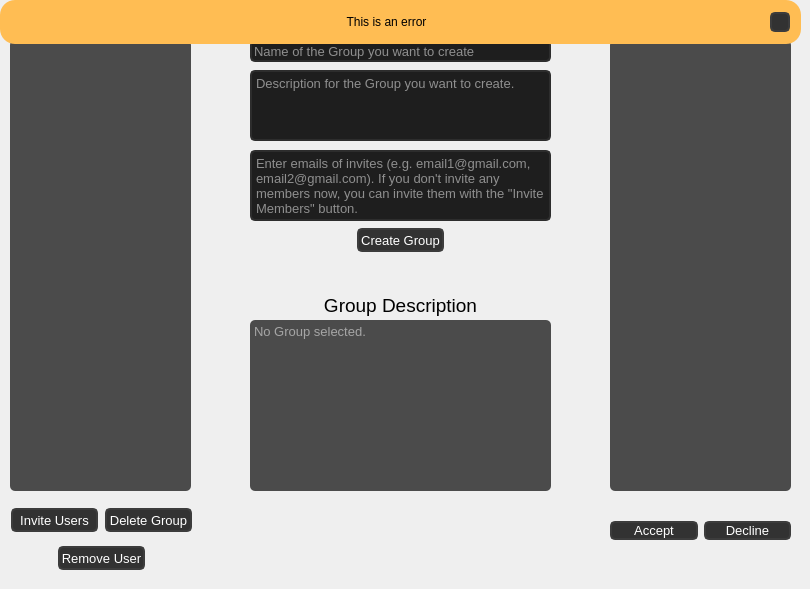
    <widget class="QWidget" name="groups_tab">
     <property name="styleSheet">
      <string notr="true">QWidget#groups_tab{
background-color: rgb(100,100,100);

}</string>
     </property>
     <attribute name="title">
      <string>Groups</string>
     </attribute>
     <widget class="QLineEdit" name="group_name_edit">
      <property name="geometry">
       <rect>
        <x>250</x>
        <y>40</y>
        <width>301</width>
        <height>22</height>
       </rect>
      </property>
      <property name="minimumSize">
       <size>
        <width>301</width>
        <height>22</height>
       </size>
      </property>
      <property name="maximumSize">
       <size>
        <width>301</width>
        <height>22</height>
       </size>
      </property>
      <property name="font">
       <font>
        <pointsize>10</pointsize>
       </font>
      </property>
      <property name="styleSheet">
       <string notr="true">QLineEdit {
	border: 2px solid rgb(45, 45, 45);
	border-radius: 5px;
	background-color: rgb(30, 30, 30);	
	color: rgb(255,255,255);
}
QLineEdit:hover {
	border: 2px solid rgb(55, 55, 55);
}
QLineEdit:focus {
	border: 2px solid rgb(207, 138, 0);	
	color: rgb(255,255,255);
}</string>
      </property>
      <property name="alignment">
       <set>Qt::AlignLeading|Qt::AlignLeft|Qt::AlignVCenter</set>
      </property>
      <property name="placeholderText">
       <string>Name of the Group you want to create</string>
      </property>
     </widget>
     <widget class="QPlainTextEdit" name="group_description_edit">
      <property name="geometry">
       <rect>
        <x>250</x>
        <y>70</y>
        <width>301</width>
        <height>71</height>
       </rect>
      </property>
      <property name="minimumSize">
       <size>
        <width>301</width>
        <height>71</height>
       </size>
      </property>
      <property name="maximumSize">
       <size>
        <width>301</width>
        <height>71</height>
       </size>
      </property>
      <property name="font">
       <font>
        <pointsize>10</pointsize>
       </font>
      </property>
      <property name="styleSheet">
       <string notr="true">QPlainTextEdit {
	border: 2px solid rgb(45, 45, 45);
	border-radius: 5px;
	background-color: rgb(30, 30, 30);	
	color: rgb(255,255,255);
}
QPlainTextEdit:hover {
	border: 2px solid rgb(55, 55, 55);
}
QPlainTextEdit:focus {
	border: 2px solid rgb(207, 138, 0);
	color: rgb(255,255,255);
}</string>
      </property>
      <property name="placeholderText">
       <string>Description for the Group you want to create.</string>
      </property>
     </widget>
     <widget class="QListWidget" name="invites_list">
      <property name="geometry">
       <rect>
        <x>610</x>
        <y>40</y>
        <width>181</width>
        <height>451</height>
       </rect>
      </property>
      <property name="toolTip">
       <string>&lt;html&gt;&lt;head/&gt;&lt;body&gt;&lt;p&gt;&lt;span style=&quot; font-size:10pt;&quot;&gt;Click on an invite, if you want to accept or decline the invitation.&lt;/span&gt;&lt;/p&gt;&lt;/body&gt;&lt;/html&gt;</string>
      </property>
      <property name="styleSheet">
       <string notr="true">QWidget#invites_list{
background-color: rgb(75,75,75);
border-radius:5px;
border:0px;
color:white
}</string>
      </property>
     </widget>
     <widget class="QPlainTextEdit" name="group_description_view">
      <property name="geometry">
       <rect>
        <x>250</x>
        <y>320</y>
        <width>301</width>
        <height>171</height>
       </rect>
      </property>
      <property name="font">
       <font>
        <pointsize>10</pointsize>
       </font>
      </property>
      <property name="styleSheet">
       <string notr="true">QWidget#group_description_view{
background-color: rgb(75,75,75);
border-radius:5px;
border:0px;
color:white
}</string>
      </property>
      <property name="readOnly">
       <bool>true</bool>
      </property>
      <property name="placeholderText">
       <string>No Group selected.</string>
      </property>
     </widget>
     <widget class="QWidget" name="horizontalLayoutWidget_9">
      <property name="geometry">
       <rect>
        <x>610</x>
        <y>490</y>
        <width>181</width>
        <height>81</height>
       </rect>
      </property>
      <layout class="QHBoxLayout" name="horizontalLayout_10">
       <item>
        <widget class="QPushButton" name="accept_invite_button">
         <property name="font">
          <font>
           <pointsize>10</pointsize>
          </font>
         </property>
         <property name="styleSheet">
          <string notr="true">QPushButton {	
	background-color: rgb(50, 50, 50);
	border: 2px solid rgb(60, 60, 60);
	border-radius: 5px;
	color:white
}
QPushButton:hover {	
	background-color: rgb(60, 60, 60);
	border: 2px solid rgb(70, 70, 70);
}
QPushButton:pressed {	
	background-color:rgb(255, 170, 0);
	border: 2px solid rgb(207, 138, 0);
	color: rgb(35, 35, 35);
}</string>
         </property>
         <property name="text">
          <string>Accept</string>
         </property>
        </widget>
       </item>
       <item>
        <widget class="QPushButton" name="decline_invite_button">
         <property name="font">
          <font>
           <pointsize>10</pointsize>
          </font>
         </property>
         <property name="styleSheet">
          <string notr="true">QPushButton {	
	background-color: rgb(50, 50, 50);
	border: 2px solid rgb(60, 60, 60);
	border-radius: 5px;
	color:white
}
QPushButton:hover {	
	background-color: rgb(60, 60, 60);
	border: 2px solid rgb(70, 70, 70);
}
QPushButton:pressed {	
	background-color:rgb(255, 170, 0);
	border: 2px solid rgb(207, 138, 0);
	color: rgb(35, 35, 35);
}</string>
         </property>
         <property name="text">
          <string>Decline</string>
         </property>
        </widget>
       </item>
      </layout>
     </widget>
     <widget class="QLabel" name="group_tree_label">
      <property name="geometry">
       <rect>
        <x>15</x>
        <y>10</y>
        <width>171</width>
        <height>31</height>
       </rect>
      </property>
      <property name="font">
       <font>
        <pointsize>14</pointsize>
       </font>
      </property>
      <property name="text">
       <string>Groups</string>
      </property>
      <property name="alignment">
       <set>Qt::AlignCenter</set>
      </property>
     </widget>
     <widget class="QLabel" name="invites_label">
      <property name="geometry">
       <rect>
        <x>610</x>
        <y>10</y>
        <width>181</width>
        <height>31</height>
       </rect>
      </property>
      <property name="font">
       <font>
        <pointsize>14</pointsize>
       </font>
      </property>
      <property name="text">
       <string>Group Invites</string>
      </property>
      <property name="alignment">
       <set>Qt::AlignCenter</set>
      </property>
     </widget>
     <widget class="QLabel" name="create_group_label">
      <property name="geometry">
       <rect>
        <x>250</x>
        <y>10</y>
        <width>301</width>
        <height>31</height>
       </rect>
      </property>
      <property name="font">
       <font>
        <pointsize>14</pointsize>
       </font>
      </property>
      <property name="text">
       <string>Create Group</string>
      </property>
      <property name="alignment">
       <set>Qt::AlignCenter</set>
      </property>
     </widget>
     <widget class="QPlainTextEdit" name="email_edit">
      <property name="geometry">
       <rect>
        <x>250</x>
        <y>150</y>
        <width>301</width>
        <height>71</height>
       </rect>
      </property>
      <property name="minimumSize">
       <size>
        <width>301</width>
        <height>71</height>
       </size>
      </property>
      <property name="maximumSize">
       <size>
        <width>301</width>
        <height>71</height>
       </size>
      </property>
      <property name="font">
       <font>
        <pointsize>10</pointsize>
       </font>
      </property>
      <property name="styleSheet">
       <string notr="true">QPlainTextEdit {
	border: 2px solid rgb(45, 45, 45);
	border-radius: 5px;
	background-color: rgb(30, 30, 30);	
	color: rgb(255,255,255);
}
QPlainTextEdit:hover {
	border: 2px solid rgb(55, 55, 55);
}
QPlainTextEdit:focus {
	border: 2px solid rgb(207, 138, 0);
	color: rgb(255,255,255);
}</string>
      </property>
      <property name="placeholderText">
       <string>Enter emails of invites (e.g. email1@gmail.com, email2@gmail.com). If you don't invite any members now, you can invite them with the &quot;Invite Members&quot; button.</string>
      </property>
     </widget>
     <widget class="QLabel" name="group_description_label">
      <property name="geometry">
       <rect>
        <x>250</x>
        <y>290</y>
        <width>301</width>
        <height>31</height>
       </rect>
      </property>
      <property name="font">
       <font>
        <pointsize>14</pointsize>
       </font>
      </property>
      <property name="text">
       <string>Group Description</string>
      </property>
      <property name="alignment">
       <set>Qt::AlignCenter</set>
      </property>
     </widget>
     <widget class="QWidget" name="horizontalLayoutWidget_11">
      <property name="geometry">
       <rect>
        <x>250</x>
        <y>220</y>
        <width>301</width>
        <height>41</height>
       </rect>
      </property>
      <layout class="QHBoxLayout" name="horizontalLayout_12">
       <item>
        <widget class="QPushButton" name="create_group_button">
         <property name="minimumSize">
          <size>
           <width>87</width>
           <height>24</height>
          </size>
         </property>
         <property name="maximumSize">
          <size>
           <width>87</width>
           <height>24</height>
          </size>
         </property>
         <property name="font">
          <font>
           <pointsize>10</pointsize>
          </font>
         </property>
         <property name="styleSheet">
          <string notr="true">QPushButton {	
	background-color: rgb(50, 50, 50);
	border: 2px solid rgb(60, 60, 60);
	border-radius: 5px;
	color:white
}
QPushButton:hover {	
	background-color: rgb(60, 60, 60);
	border: 2px solid rgb(70, 70, 70);
}
QPushButton:pressed {	
	background-color:rgb(255, 170, 0);
	border: 2px solid rgb(207, 138, 0);
	color: rgb(35, 35, 35);
}</string>
         </property>
         <property name="text">
          <string>Create Group</string>
         </property>
        </widget>
       </item>
      </layout>
     </widget>
     <widget class="QFrame" name="group_bar">
      <property name="enabled">
       <bool>true</bool>
      </property>
      <property name="geometry">
       <rect>
        <x>0</x>
        <y>0</y>
        <width>801</width>
        <height>44</height>
       </rect>
      </property>
      <property name="minimumSize">
       <size>
        <width>801</width>
        <height>44</height>
       </size>
      </property>
      <property name="maximumSize">
       <size>
        <width>801</width>
        <height>81</height>
       </size>
      </property>
      <property name="styleSheet">
       <string notr="true"/>
      </property>
      <property name="frameShape">
       <enum>QFrame::NoFrame</enum>
      </property>
      <property name="frameShadow">
       <enum>QFrame::Raised</enum>
      </property>
      <widget class="QFrame" name="groups_error_frame">
       <property name="geometry">
        <rect>
         <x>0</x>
         <y>0</y>
         <width>801</width>
         <height>44</height>
        </rect>
       </property>
       <property name="minimumSize">
        <size>
         <width>801</width>
         <height>44</height>
        </size>
       </property>
       <property name="maximumSize">
        <size>
         <width>801</width>
         <height>44</height>
        </size>
       </property>
       <property name="styleSheet">
        <string notr="true">QFrame{
background-color: rgb(255, 189, 83);
border-radius: 15px;

}
</string>
       </property>
       <property name="frameShape">
        <enum>QFrame::StyledPanel</enum>
       </property>
       <property name="frameShadow">
        <enum>QFrame::Raised</enum>
       </property>
       <layout class="QHBoxLayout" name="horizontalLayout_18">
        <item>
         <widget class="QLabel" name="groups_error_label">
          <property name="minimumSize">
           <size>
            <width>755</width>
            <height>24</height>
           </size>
          </property>
          <property name="maximumSize">
           <size>
            <width>755</width>
            <height>24</height>
           </size>
          </property>
          <property name="styleSheet">
           <string notr="true">QLabel{
background-color: rgb(255, 189, 83);
border-radius:5px;
}</string>
          </property>
          <property name="text">
           <string>This is an error</string>
          </property>
          <property name="alignment">
           <set>Qt::AlignCenter</set>
          </property>
         </widget>
        </item>
        <item>
         <widget class="QPushButton" name="groups_close_popup_button">
          <property name="minimumSize">
           <size>
            <width>20</width>
            <height>20</height>
           </size>
          </property>
          <property name="maximumSize">
           <size>
            <width>20</width>
            <height>20</height>
           </size>
          </property>
          <property name="font">
           <font>
            <pointsize>8</pointsize>
           </font>
          </property>
          <property name="styleSheet">
           <string notr="true">QPushButton {	
	background-color: rgb(50, 50, 50);
	border: 2px solid rgb(60, 60, 60);
	border-radius: 5px;
}
QPushButton:hover {	
	background-color: rgb(60, 60, 60);
	border: 2px solid rgb(70, 70, 70);
}
QPushButton:pressed {	
	background-color: rgb(255, 189, 83);
	border: 2px solid rgb(255, 165, 24);	
	color: rgb(35, 35, 35);
}</string>
          </property>
          <property name="text">
           <string/>
          </property>
          <property name="icon">
           <iconset>
            <normaloff>../GitHub/CMSC-447---Pinguin---UMBC/Application/GUI/Images/cil-x.png</normaloff>../GitHub/CMSC-447---Pinguin---UMBC/Application/GUI/Images/cil-x.png</iconset>
          </property>
         </widget>
        </item>
       </layout>
      </widget>
     </widget>
     <widget class="QTreeView" name="groups_tree">
      <property name="geometry">
       <rect>
        <x>10</x>
        <y>40</y>
        <width>181</width>
        <height>451</height>
       </rect>
      </property>
      <property name="font">
       <font>
        <pointsize>8</pointsize>
       </font>
      </property>
      <property name="styleSheet">
       <string notr="true">QWidget#groups_tree{
background-color: rgb(75,75,75);
border-radius:5px;
border:0px;
color:white
}</string>
      </property>
     </widget>
     <widget class="QWidget" name="verticalLayoutWidget_4">
      <property name="geometry">
       <rect>
        <x>10</x>
        <y>500</y>
        <width>184</width>
        <height>80</height>
       </rect>
      </property>
      <layout class="QVBoxLayout" name="verticalLayout_5">
       <item>
        <layout class="QHBoxLayout" name="horizontalLayout_11">
         <item>
          <widget class="QPushButton" name="invite_button">
           <property name="minimumSize">
            <size>
             <width>87</width>
             <height>24</height>
            </size>
           </property>
           <property name="maximumSize">
            <size>
             <width>87</width>
             <height>24</height>
            </size>
           </property>
           <property name="font">
            <font>
             <pointsize>10</pointsize>
            </font>
           </property>
           <property name="styleSheet">
            <string notr="true">QPushButton {	
	background-color: rgb(50, 50, 50);
	border: 2px solid rgb(60, 60, 60);
	border-radius: 5px;
	color:white
}
QPushButton:hover {	
	background-color: rgb(60, 60, 60);
	border: 2px solid rgb(70, 70, 70);
}
QPushButton:pressed {	
	background-color:rgb(255, 170, 0);
	border: 2px solid rgb(207, 138, 0);
	color: rgb(35, 35, 35);
}</string>
           </property>
           <property name="text">
            <string>Invite Users</string>
           </property>
          </widget>
         </item>
         <item>
          <widget class="QPushButton" name="delete_group_button">
           <property name="minimumSize">
            <size>
             <width>87</width>
             <height>24</height>
            </size>
           </property>
           <property name="maximumSize">
            <size>
             <width>87</width>
             <height>24</height>
            </size>
           </property>
           <property name="font">
            <font>
             <pointsize>10</pointsize>
            </font>
           </property>
           <property name="styleSheet">
            <string notr="true">QPushButton {	
	background-color: rgb(50, 50, 50);
	border: 2px solid rgb(60, 60, 60);
	border-radius: 5px;
	color:white
}
QPushButton:hover {	
	background-color: rgb(60, 60, 60);
	border: 2px solid rgb(70, 70, 70);
}
QPushButton:pressed {	
	background-color:rgb(255, 170, 0);
	border: 2px solid rgb(207, 138, 0);
	color: rgb(35, 35, 35);
}</string>
           </property>
           <property name="text">
            <string>Delete Group</string>
           </property>
          </widget>
         </item>
        </layout>
       </item>
       <item alignment="Qt::AlignHCenter">
        <widget class="QPushButton" name="remove_user_edit">
         <property name="minimumSize">
          <size>
           <width>87</width>
           <height>24</height>
          </size>
         </property>
         <property name="maximumSize">
          <size>
           <width>87</width>
           <height>24</height>
          </size>
         </property>
         <property name="font">
          <font>
           <pointsize>10</pointsize>
          </font>
         </property>
         <property name="styleSheet">
          <string notr="true">QPushButton {	
	background-color: rgb(50, 50, 50);
	border: 2px solid rgb(60, 60, 60);
	border-radius: 5px;
	color:white
}
QPushButton:hover {	
	background-color: rgb(60, 60, 60);
	border: 2px solid rgb(70, 70, 70);
}
QPushButton:pressed {	
	background-color:rgb(255, 170, 0);
	border: 2px solid rgb(207, 138, 0);
	color: rgb(35, 35, 35);
}</string>
         </property>
         <property name="text">
          <string>Remove User</string>
         </property>
        </widget>
       </item>
      </layout>
     </widget>
     <zorder>group_tree_label</zorder>
     <zorder>invites_label</zorder>
     <zorder>group_name_edit</zorder>
     <zorder>group_description_edit</zorder>
     <zorder>invites_list</zorder>
     <zorder>group_description_view</zorder>
     <zorder>horizontalLayoutWidget_9</zorder>
     <zorder>create_group_label</zorder>
     <zorder>email_edit</zorder>
     <zorder>group_description_label</zorder>
     <zorder>horizontalLayoutWidget_11</zorder>
     <zorder>groups_tree</zorder>
     <zorder>group_bar</zorder>
     <zorder>verticalLayoutWidget_4</zorder>
    </widget>
